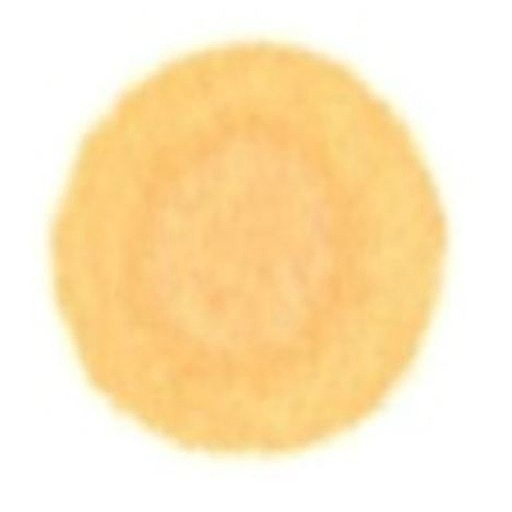
#> input picture Server/Images/Co1.jpg, 512 x 512 px; its folder holds 5 pictures in this run
$ python histMarch.py
#> lines starting #> are read from the running program, lines starting #| are printed output that depends on the picture
import cv2
import numpy as np
import math
from matplotlib import pyplot as plt

Gimg=[]
for i in range(1,9):
    address="Images/Co"+str(i)+".jpg"
    img=cv2.imread(address)
#> img is the input picture: shape (512, 512, 3); mean B, G, R 191.8, 231.2, 253.1
    img=cv2.cvtColor(img,cv2.COLOR_BGR2GRAY)
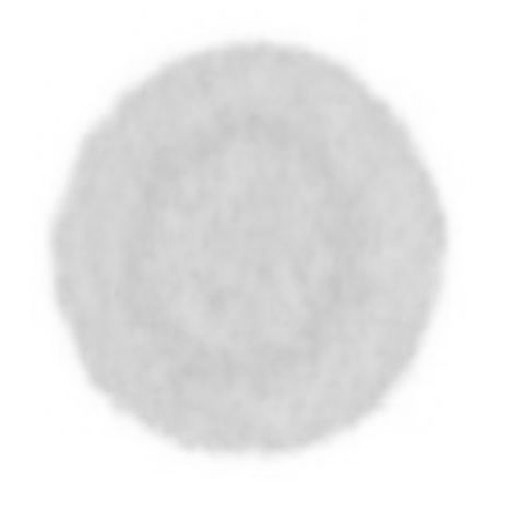
#> img: shape (512, 512); min 197, max 255, mean 233.3
    '''
    cv2.namedWindow(address, cv2.WINDOW_KEEPRATIO)
    cv2.imshow(address,img)
    '''
    Gimg.append(img)
#> pass 2 of the loop `for i in range(1,9):`:
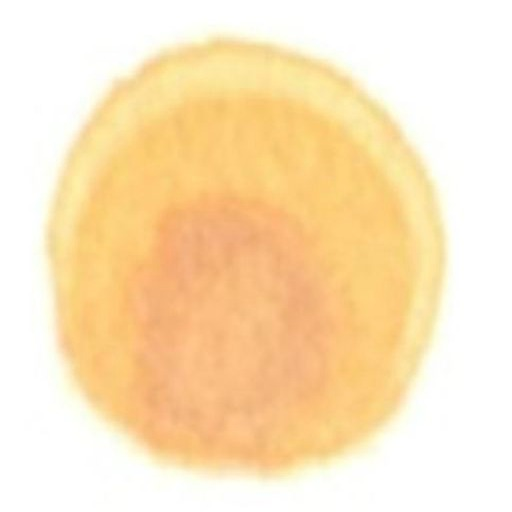
#> input picture Server/Images/Co2.jpg, 512 x 512 px
#> img is the input picture: shape (512, 512, 3); mean B, G, R 188.4, 227.3, 252.1
#> `img=cv2.cvtColor(img,cv2.COLOR_BGR2GRAY)`:
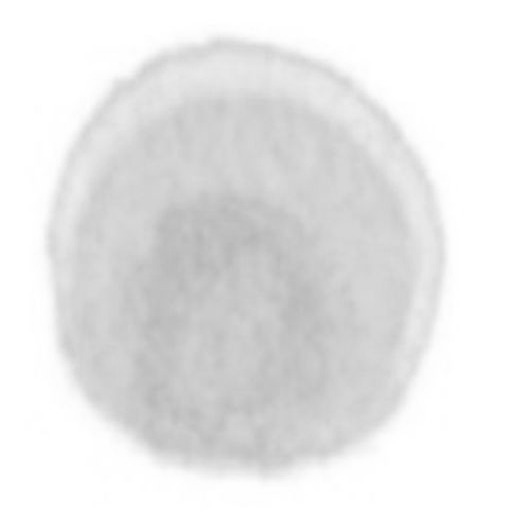
#> img: shape (512, 512); min 182, max 255, mean 230.3
#> pass 3 of the loop `for i in range(1,9):`:
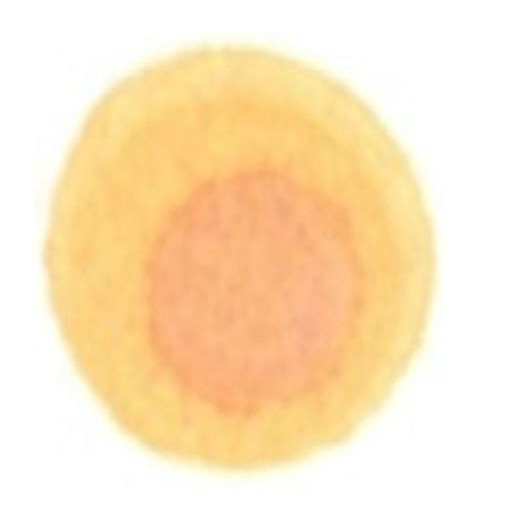
#> input picture Server/Images/Co3.jpg, 512 x 512 px
#> img is the input picture: shape (512, 512, 3); mean B, G, R 193.2, 229.1, 252.8
#> `img=cv2.cvtColor(img,cv2.COLOR_BGR2GRAY)`:
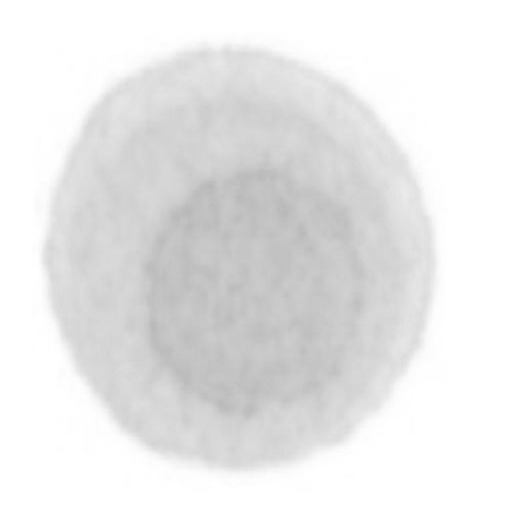
#> img: shape (512, 512); min 182, max 255, mean 232.1
#> (the run stopped early here; a loop or call above may not have finished)
